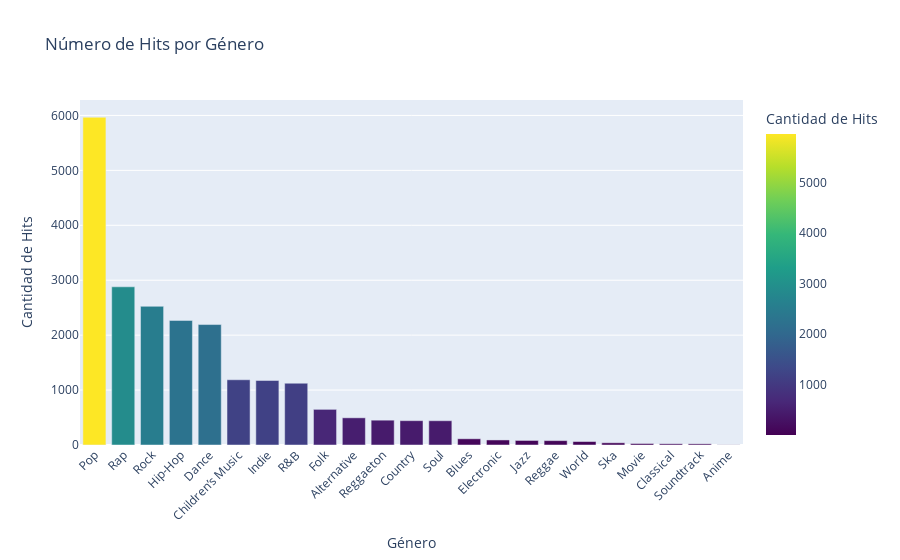

This figure's notebook cell:
### Markdown cell above
## Hit por genero

### Code cell
hits_por_genero = df[df["is_hit"] == 1].groupby("genre")["is_hit"].count().reset_index()
hits_por_genero = hits_por_genero.rename(columns={"is_hit": "num_hits"})

# Ordenar de mayor a menor
hits_por_genero = hits_por_genero.sort_values("num_hits", ascending=False)

# Gráfico de barras
fig = px.bar(
    hits_por_genero,
    x="genre",
    y="num_hits",
    title="Número de Hits por Género",
    labels={"genre": "Género", "num_hits": "Cantidad de Hits"},
    color="num_hits",
    color_continuous_scale="Viridis"
)
fig.update_layout(xaxis_tickangle=-45)
fig.show()

### Figure 1 — Plotly figure (JSON) as saved in the notebook; plotly's stock layout.template omitted (floating-point values rounded to 4 significant figures)
{"data": [{"hovertemplate": "Género=%{x}<br>Cantidad de Hits=%{marker.color}<extra></extra>", "legendgroup": "", "marker": {"color": [5967, 2880, 2525, 2268, 2193, 1188, 1175, 1125, 649, 495, 452, 443, 442, 113, 92, 83, 80, 63, 40, 27, 22, 21, 3], "coloraxis": "coloraxis", "pattern": {"shape": ""}}, "name": "", "orientation": "v", "showlegend": false, "textposition": "auto", "type": "bar", "x": ["Pop", "Rap", "Rock", "Hip-Hop", "Dance", "Children’s Music", "Indie", "R&B", "Folk", "Alternative", "Reggaeton", "Country", "Soul", "Blues", "Electronic", "Jazz", "Reggae", "World", "Ska", "Movie", "Classical", "Soundtrack", "Anime"], "xaxis": "x", "y": [5967, 2880, 2525, 2268, 2193, 1188, 1175, 1125, 649, 495, 452, 443, 442, 113, 92, 83, 80, 63, 40, 27, 22, 21, 3], "yaxis": "y"}], "layout": {"barmode": "relative", "coloraxis": {"colorbar": {"title": {"text": "Cantidad de Hits"}}, "colorscale": [[0, "#440154"], [0.1111, "#482878"], [0.2222, "#3e4989"], [0.3333, "#31688e"], [0.4444, "#26828e"], [0.5556, "#1f9e89"], [0.6667, "#35b779"], [0.7778, "#6ece58"], [0.8889, "#b5de2b"], [1, "#fde725"]]}, "legend": {"tracegroupgap": 0}, "title": {"text": "Número de Hits por Género"}, "xaxis": {"anchor": "y", "domain": [0, 1], "tickangle": -45, "title": {"text": "Género"}}, "yaxis": {"anchor": "x", "domain": [0, 1], "title": {"text": "Cantidad de Hits"}}}}
